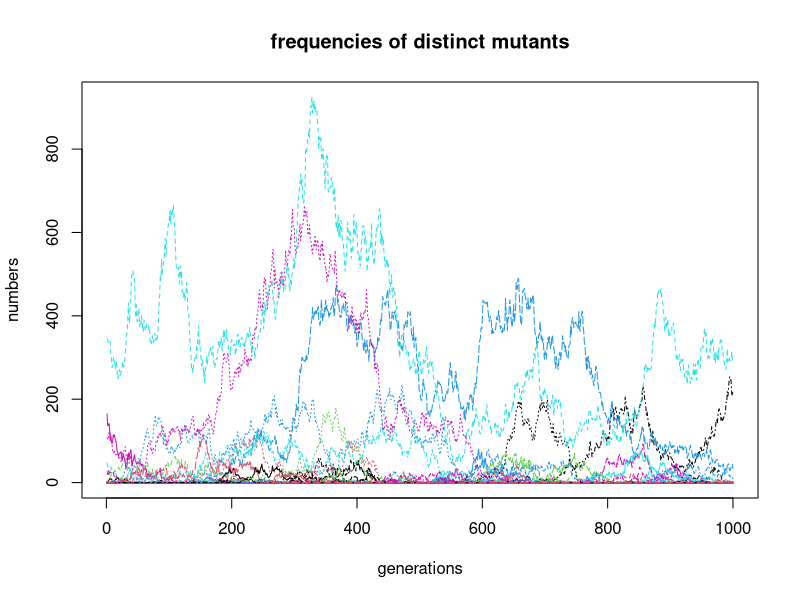
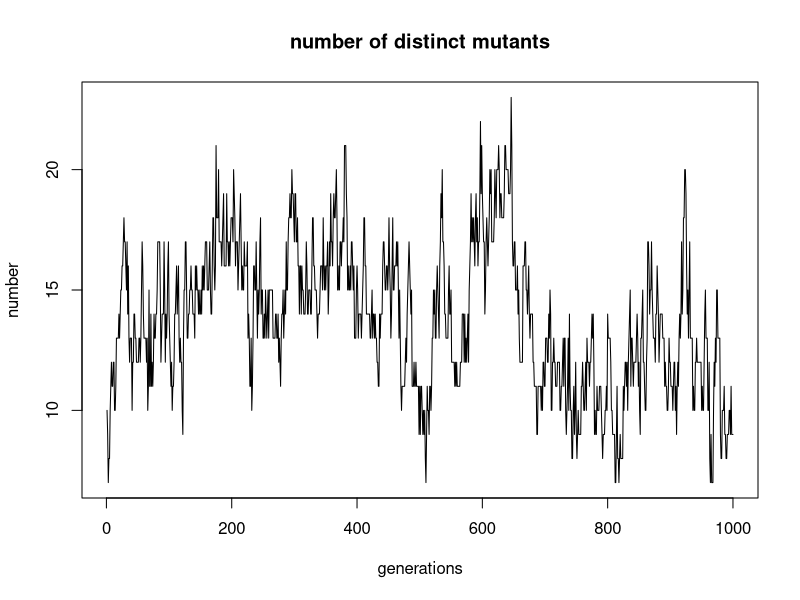
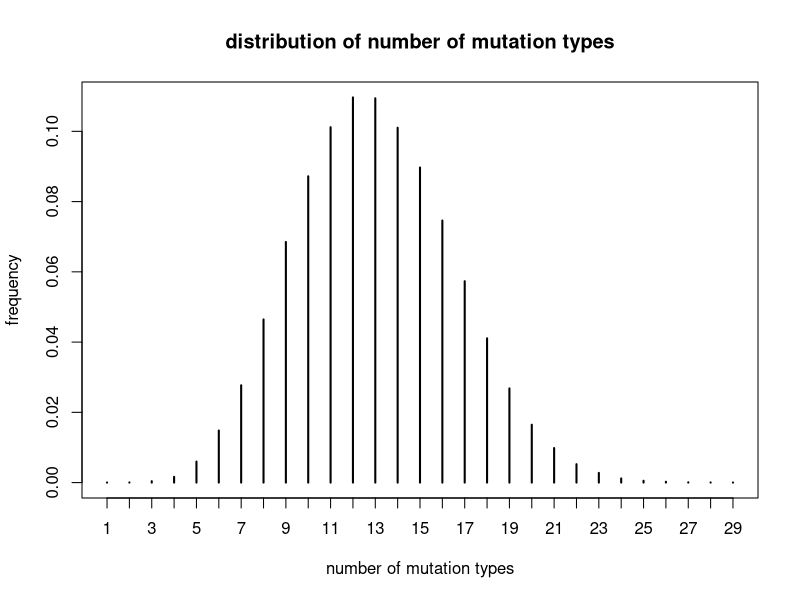
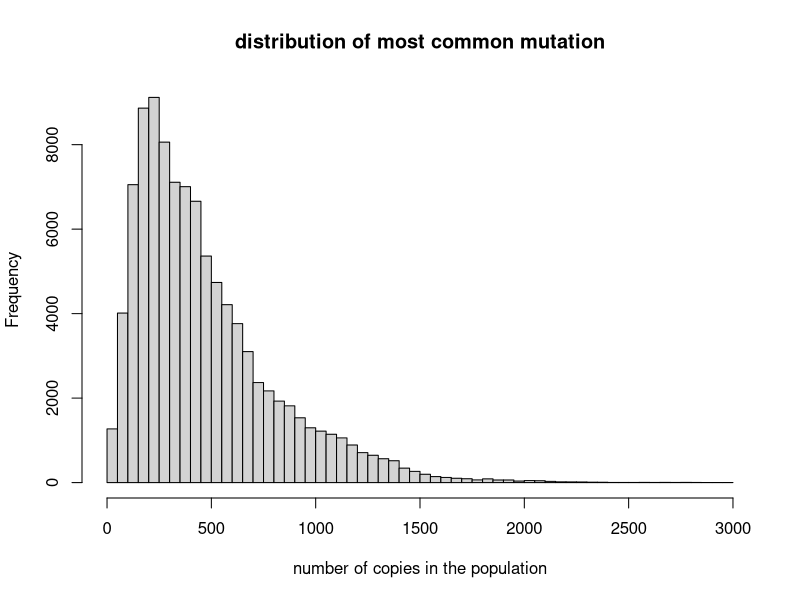
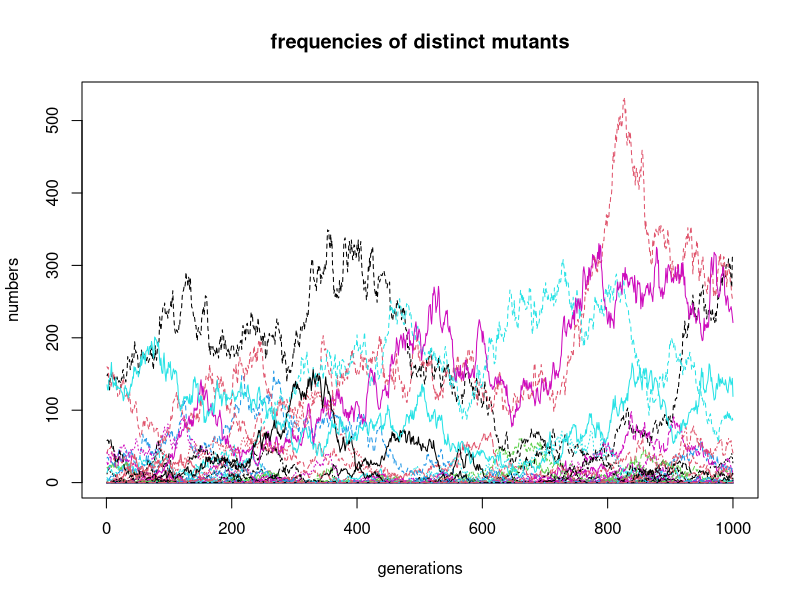
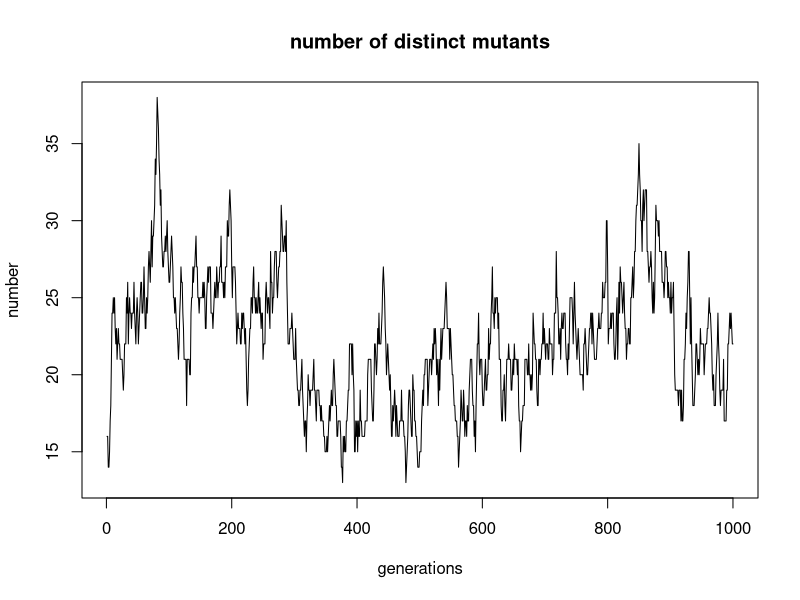
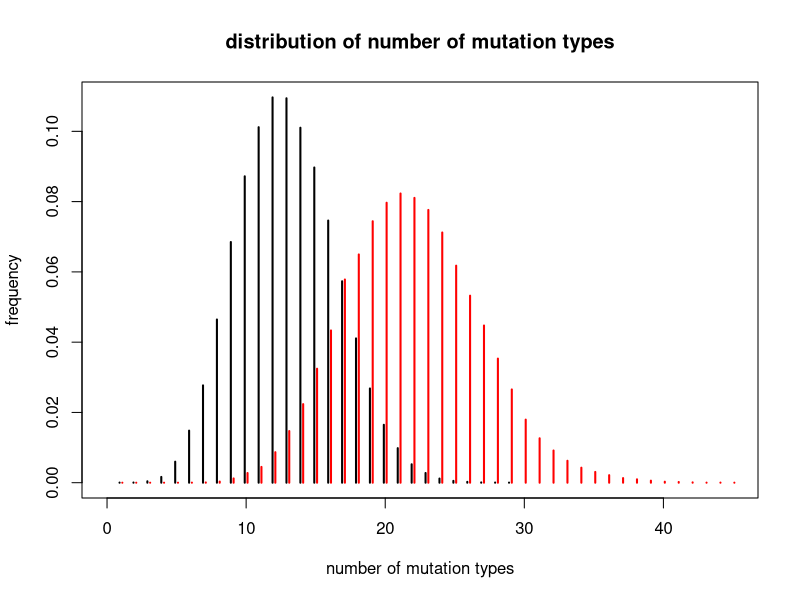
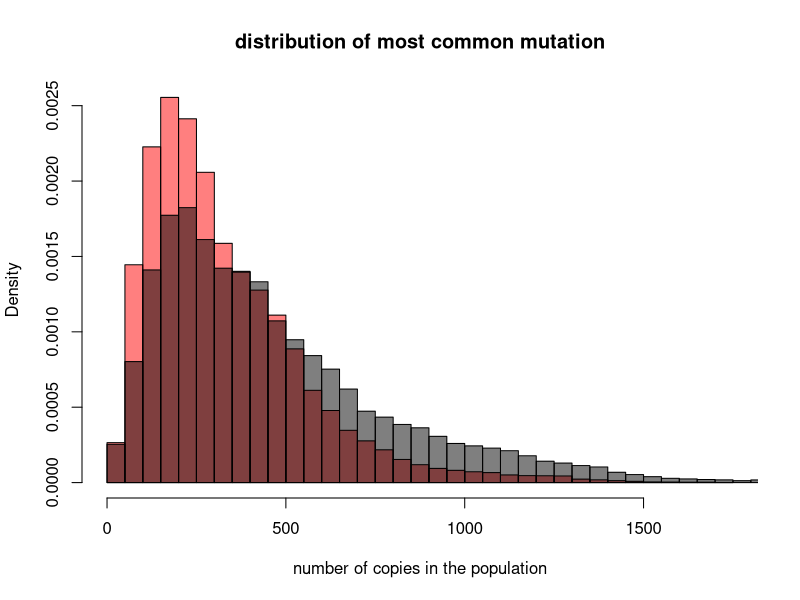

Recreate these plots in R, in order.
## ---- chunk 1
fig.dim <- 5
knitr::opts_chunk$set(fig.height=fig.dim,fig.width=2*fig.dim,fig.align='center')
## ---- chunk 2
    sim_muts <- function (ngens,offspring,muN=mu*N,mu,N,max.muts=muN*100,z0=0) {
        z <- matrix(0L,nrow=max.muts,ncol=ngens)
        z[,1] <- z0
        for (k in 2:ngens) {
            z[,k] <- offspring(z[,k-1])
            new.muts <- sample(which(z[,k]==0), rpois(1,muN)) # errors if max.muts isn't big enough
            z[new.muts,k] <- 1
        }
        return(z)
    }
    s <- 0.001
    # get it started
    history <- sim_muts(ngens=1000,offspring=function(z){rpois(length(z),lambda=(1-s)*z)},muN=1,max.muts=200)
    history <- sim_muts(ngens=1000,offspring=function(z){rpois(length(z),lambda=(1-s)*z)},muN=1,max.muts=200,z0=history[,1000])
    matplot(t(history),type='l',main="frequencies of distinct mutants",xlab="generations",ylab="numbers")
    plot(colSums(history>0),type='l',main="number of distinct mutants",xlab="generations",ylab="number")
## ---- chunk 3
    pois.hist <- sim_muts(ngens=100000,offspring=function(z){rpois(length(z),lambda=(1-s)*z)},muN=1,max.muts=200,z0=history[,ncol(history)])
    plot( table( colSums(pois.hist>0) )/ncol(pois.hist), ylab="frequency", xlab="number of mutation types", main="distribution of number of mutation types" )
    hist( apply(pois.hist,2,max), xlab="number of copies in the population", main="distribution of most common mutation", breaks=50 )
## ---- chunk 4
    # hm, this one needs longer to reach equilibrium
    binom.fn <- function(z){rbinom(length(z),size=2*z,prob=(1-s)/2)}
    history <- sim_muts(ngens=1000,offspring=binom.fn,muN=1,max.muts=200)
    history <- sim_muts(ngens=1000,offspring=binom.fn,muN=1,max.muts=200,z0=history[,1000])
    matplot(t(history),type='l',main="frequencies of distinct mutants",xlab="generations",ylab="numbers")
    plot(colSums(history>0),type='l',main="number of distinct mutants",xlab="generations",ylab="number")
## ---- chunk 5
    binom.hist <- sim_muts(ngens=100000,offspring=binom.fn,muN=1,max.muts=200,z0=history[,1000])
    binom.counts <- tabulate(colSums(binom.hist>0))/ncol(binom.hist)
    pois.counts <- tabulate(colSums(pois.hist>0))/ncol(pois.hist)
    # plot number of types
    plot(x=seq_along(pois.counts)-0.1, y=pois.counts, type='h', lwd=2, ylab="frequency", 
            xlab="number of mutation types", main="distribution of number of mutation types",
            xlim=c(0,max(length(pois.counts),length(binom.counts)))
        )
    points(x=seq_along(binom.counts)+0.1, y=binom.counts, type='h', lwd=2, col='red' )
    # and size of largest type
    hist( apply(binom.hist,2,max), breaks=50, col=adjustcolor("red",0.5), freq=FALSE, 
        xlab="number of copies in the population", main="distribution of most common mutation"  )
    hist( apply(pois.hist,2,max), breaks=50, col=adjustcolor("black",0.5), freq=FALSE, add=TRUE )
## ---- chunk 6
    # plot number of types
    hist( colSums(binom.hist), breaks=50, col=adjustcolor("red",0.5), freq=FALSE, 
        xlab="number of mutations in the population", main="distribution of total number of mutations",
        xlim=c(0,5000) )
    hist( colSums(pois.hist), breaks=50, col=adjustcolor("black",0.5), freq=FALSE, add=TRUE )
    legend("topright",fill=c('black','red'),legend=c("poisson","binomial"))
## ---- chunk 7
sim_lifetime <- function (ngens,offspring,z=1,...) {
    k <- 1
    while ( k<ngens ) {
        z <- sum(offspring(z,...)) 
        if (z==0) { break; } else { k <- k+1 }
    }
    return(k-1)
}

ngens <- 1e8
svals <- 10^(seq(-4,-2,length.out=10))
nreps <- 1e4

pois.lts <- lapply(svals, function (s) { replicate( nreps, sim_lifetime(ngens,rpois,lambda=1-s) ) } )
pois.means <- sapply( pois.lts, mean, na.rm=TRUE )
pois.sds <- sapply( pois.lts, sd, na.rm=TRUE )

geom.lts <- lapply(svals, function (s) { replicate( nreps, sim_lifetime(ngens,rgeom,prob=1/(2-s)) ) } )
geom.means <- sapply( geom.lts, mean, na.rm=TRUE )
geom.sds <- sapply( geom.lts, sd, na.rm=TRUE )

bif.lts <- lapply( svals, function (s) { replicate( nreps, sim_lifetime(ngens,rbinom,size=2,prob=(1-s)/2)) } )
bif.means <- sapply( bif.lts, mean, na.rm=TRUE )
bif.sds <- sapply( bif.lts, sd, na.rm=TRUE )

layout(t(1:2))

plot( svals, pois.means, col='red', ylim=range(pois.means,geom.means,bif.means) )
arrows( x0=svals, y0=pois.means-2*pois.sds/sqrt(nreps), y1=pois.means+2*pois.sds/sqrt(nreps), angle=90, code=3, col='red' )
points( svals, geom.means, col='blue' )
arrows( x0=svals, y0=geom.means-2*geom.sds/sqrt(nreps), y1=geom.means+2*geom.sds/sqrt(nreps), angle=90, code=3, col='blue' )
points( svals, bif.means, col='green' )
arrows( x0=svals, y0=bif.means-2*bif.sds/sqrt(nreps), y1=bif.means+2*bif.sds/sqrt(nreps), angle=90, code=3, col='green' )

plot( svals, pois.means, col='red', ylim=range(pois.means,geom.means,bif.means), log='xy' )
arrows( x0=svals, y0=pois.means-2*pois.sds/sqrt(nreps), y1=pois.means+2*pois.sds/sqrt(nreps), angle=90, code=3, col='red' )
abline( coef( lm( log10(pois.means) ~ log10(svals) ) ), untf=FALSE, col='red' )
points( svals, geom.means, col='blue' )
arrows( x0=svals, y0=geom.means-2*geom.sds/sqrt(nreps), y1=geom.means+2*geom.sds/sqrt(nreps), angle=90, code=3, col='blue' )
abline( coef( lm( log10(geom.means) ~ log10(svals) ) ), untf=FALSE, col='blue' )
points( svals, bif.means, col='green' )
arrows( x0=svals, y0=bif.means-2*bif.sds/sqrt(nreps), y1=bif.means+2*bif.sds/sqrt(nreps), angle=90, code=3, col='green' )
abline( coef( lm( log10(bif.means) ~ log10(svals) ) ), untf=FALSE, col='green' )

coefs <- rbind(
        poisson=coef( lm( log(pois.means) ~ log(svals) ) ),
        geometric=coef( lm( log(geom.means) ~ log(svals) ) ),
        bifurcating=coef( lm( log(bif.means) ~ log(svals) ) )
    )
coefs

